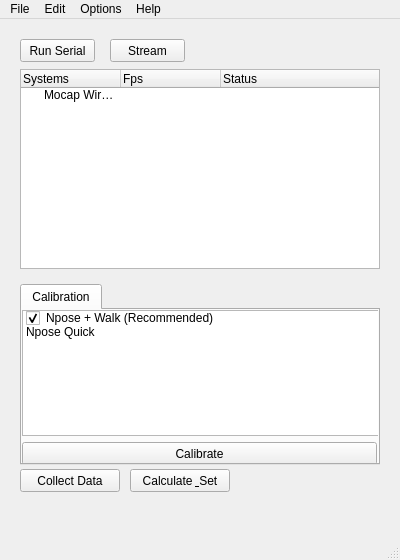
<?xml version="1.0" encoding="UTF-8"?>
<ui version="4.0">
 <class>MainWindow</class>
 <widget class="QMainWindow" name="MainWindow">
  <property name="geometry">
   <rect>
    <x>0</x>
    <y>0</y>
    <width>400</width>
    <height>560</height>
   </rect>
  </property>
  <property name="windowTitle">
   <string>MainWindow</string>
  </property>
  <widget class="QWidget" name="centralwidget">
   <widget class="QPushButton" name="runButton">
    <property name="geometry">
     <rect>
      <x>20</x>
      <y>20</y>
      <width>75</width>
      <height>23</height>
     </rect>
    </property>
    <property name="text">
     <string>Run Serial</string>
    </property>
   </widget>
   <widget class="QPushButton" name="streamButton">
    <property name="geometry">
     <rect>
      <x>110</x>
      <y>20</y>
      <width>75</width>
      <height>23</height>
     </rect>
    </property>
    <property name="text">
     <string>Stream</string>
    </property>
   </widget>
   <widget class="QTabWidget" name="tabWidget">
    <property name="geometry">
     <rect>
      <x>20</x>
      <y>265</y>
      <width>360</width>
      <height>181</height>
     </rect>
    </property>
    <property name="currentIndex">
     <number>0</number>
    </property>
    <widget class="QWidget" name="Calibration">
     <attribute name="title">
      <string>Calibration</string>
     </attribute>
     <widget class="QListWidget" name="listWidget">
      <property name="geometry">
       <rect>
        <x>0</x>
        <y>0</y>
        <width>360</width>
        <height>126</height>
       </rect>
      </property>
      <property name="tabKeyNavigation">
       <bool>false</bool>
      </property>
      <item>
       <property name="text">
        <string>Npose + Walk (Recommended)</string>
       </property>
       <property name="checkState">
        <enum>Checked</enum>
       </property>
       <property name="flags">
        <set>ItemIsSelectable|ItemIsDragEnabled|ItemIsUserCheckable|ItemIsEnabled|ItemIsTristate</set>
       </property>
      </item>
      <item>
       <property name="text">
        <string>Npose Quick</string>
       </property>
       <property name="checkState">
        <enum>Unchecked</enum>
       </property>
       <property name="flags">
        <set>ItemIsSelectable|ItemIsDragEnabled|ItemIsUserCheckable|ItemIsEnabled|ItemIsTristate</set>
       </property>
      </item>
     </widget>
     <widget class="QPushButton" name="calibrateButton">
      <property name="geometry">
       <rect>
        <x>0</x>
        <y>132</y>
        <width>355</width>
        <height>23</height>
       </rect>
      </property>
      <property name="text">
       <string>Calibrate</string>
      </property>
     </widget>
    </widget>
   </widget>
   <widget class="QTreeWidget" name="treeWidget">
    <property name="geometry">
     <rect>
      <x>20</x>
      <y>50</y>
      <width>360</width>
      <height>200</height>
     </rect>
    </property>
    <column>
     <property name="text">
      <string>Systems</string>
     </property>
    </column>
    <column>
     <property name="text">
      <string>Fps</string>
     </property>
    </column>
    <column>
     <property name="text">
      <string>Status</string>
     </property>
    </column>
    <item>
     <property name="text">
      <string>Mocap Wireless</string>
     </property>
     <property name="text">
      <string/>
     </property>
     <property name="text">
      <string/>
     </property>
    </item>
   </widget>
   <widget class="QPushButton" name="collectWalkButton">
    <property name="geometry">
     <rect>
      <x>20</x>
      <y>450</y>
      <width>100</width>
      <height>23</height>
     </rect>
    </property>
    <property name="text">
     <string>Collect Data</string>
    </property>
   </widget>
   <widget class="QPushButton" name="calibrateWalkButton">
    <property name="geometry">
     <rect>
      <x>130</x>
      <y>450</y>
      <width>100</width>
      <height>23</height>
     </rect>
    </property>
    <property name="text">
     <string>Calculate &amp; Set</string>
    </property>
   </widget>
  </widget>
  <widget class="QMenuBar" name="menubar">
   <property name="geometry">
    <rect>
     <x>0</x>
     <y>0</y>
     <width>400</width>
     <height>21</height>
    </rect>
   </property>
   <widget class="QMenu" name="menuFile">
    <property name="title">
     <string>File</string>
    </property>
   </widget>
   <widget class="QMenu" name="menuEdit">
    <property name="title">
     <string>Edit</string>
    </property>
   </widget>
   <widget class="QMenu" name="menuOptions">
    <property name="title">
     <string>Options</string>
    </property>
   </widget>
   <widget class="QMenu" name="menuHelp">
    <property name="title">
     <string>Help</string>
    </property>
   </widget>
   <addaction name="menuFile"/>
   <addaction name="menuEdit"/>
   <addaction name="menuOptions"/>
   <addaction name="menuHelp"/>
  </widget>
  <widget class="QStatusBar" name="statusbar"/>
 </widget>
 <resources/>
 <connections/>
</ui>
